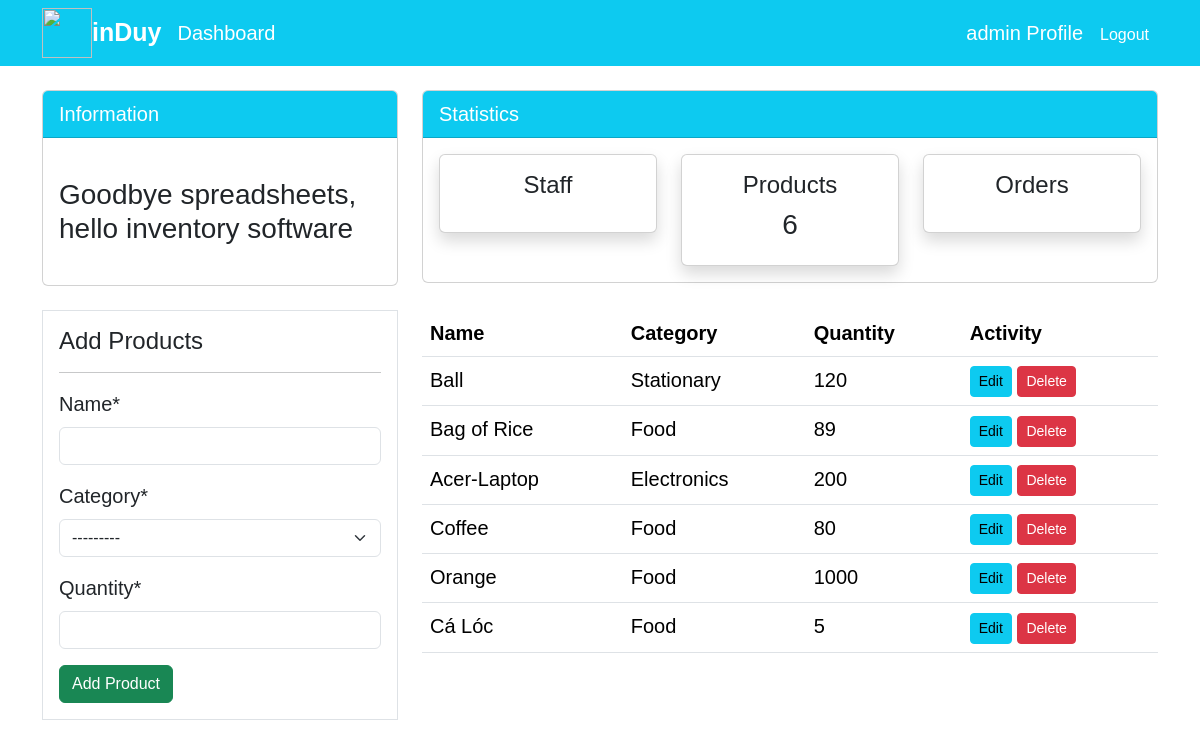
/product/ (signed in), run on the app's committed database.
### dashboard/models.py (models this page shows, shortened)
class Product(models.Model):
    name = models.CharField(max_length=100, null=True)
    category = models.CharField(max_length=20, choices=CATEGORY, null=True)
    quantity = models.PositiveBigIntegerField(null=True)
    class Meta:
        verbose_name_plural = 'Product'

### dashboard/views.py (the view)
# urls.py: path("product/", views.product, name='dashboard-product'),
@login_required
def product(request):
    items = Product.objects.all() #ORM
    products_count = items.count()
    if request.method == 'POST':
        form = ProductForm(request.POST)
        if form.is_valid():
            form.save()
            product_name = form.cleaned_data.get('name')
            messages.success(request, f'{product_name} has been added successfully!')
            return redirect('dashboard-product')
    else:
        form = ProductForm()
    context = {
        'items': items,
        'form': form,
        'products_count': products_count,
    }
    return render(request, "dashboard/product.html", context)

### dashboard/forms.py
class ProductForm(forms.ModelForm):
    class Meta:
        model = Product
        fields = ['name', 'category', 'quantity']

### templates/dashboard/product.html (shortened to what this page needs)
{% extends 'partials/base.html' %}
{% load crispy_forms_filters %}
{% load crispy_forms_tags %}
{%block content%}
{% include 'partials/topnav.html' %}
 <div class="container">
    <div class="row my-4">
        <div class="col-md-4">
            <div class="border bg-white p-3">
                <h4>Add Products</h4>
                <hr>
                <form method="POST">
                    {{ form|crispy }}
                    <input class="btn btn-success btn-block" type="submit" value="Add Product">
                </form>
            </div>
        </div>
        <div class="col-md-8">
            <table class="table bg-white">
                <thead class="bg-info">
                    <tr class="text-white">
                        <th scope="col">Name</th>
                        <th scope="col">Category</th>
                        <th scope="col">Quantity</th>
                        <th scope="col">Activity</th>
                    </tr>
                </thead>
                <tbody>
                    {% for item in items %}
                    <tr>
                        <td>{{item.name}}</td>
                        <td>{{item.category}}</td>
                        <td>{{item.quantity}}</td>
                        <td>
                            <a class="btn btn-info btn-sm" href="{%url 'dashboard-product-update' item.id%}">Edit</a>
                            <a class="btn btn-danger btn-sm" href="{%url 'dashboard-product-delete' item.id%}">Delete</a>
                        </td>
                    </tr>
                    {% endfor %}
                </tbody>
            </table>
        </div>
    </div>
</div>
{%endblock%}

### templates/partials/nav.html (shortened to what this page needs)
<nav class="navbar navbar-expand-lg navbar-info bg-info">
    <div class="container d-flex justify-content-between align-items-center">
        <div class="d-flex align-items-center">
            <img src="https://cdn-icons-png.freepik.com/256/10996/10996271.png?semt=ais_hybrid" alt="" style="width: 50px; height: 50px;">
            <a class="navbar-brand text-white font-weight-bold mr-3" href="{% url 'dashboard-index' %}" style="font-weight: 600; font-size: 25px;">inDuy</a>
            {% if user.is_authenticated %}
            <a class="nav-link text-white p-0" href="{% url 'dashboard-index' %}">Dashboard</a>
            {% endif %}
        </div>
        <div class="d-flex align-items-center">
            {% if user.is_authenticated %}
            <a class="nav-link text-white mx-2" href="{% url 'user-profile' %}">{{user.username}} Profile</a>
            <form method="POST" action="{% url 'logout' %}" class="d-inline">
                <button type="submit" class="btn btn-link text-white mx-2 p-0" style="text-decoration: none;">Logout</button>
            </form>
            {% else %}
            <a class="nav-link text-white mx-2" href="{% url 'user-register' %}">Register</a>
            <a class="nav-link text-white mx-2" href="{% url 'user-login' %}">Login</a>
            {% endif %}
        </div>
    </div>
</nav>

### data on the page
Product: name "Ball", category "Stationary", quantity "120"
Product: name "Bag of Rice", category "Food", quantity "89"
Product: name "Acer-Laptop", category "Electronics", quantity "200"
Product: name "Coffee", category "Food", quantity "80"
Product: name "Orange", category "Food", quantity "1000"
Product: name "Cá Lóc", category "Food", quantity "5"

### other printed values
{{ user.username }} "admin"
{{ products_count }} "6"
